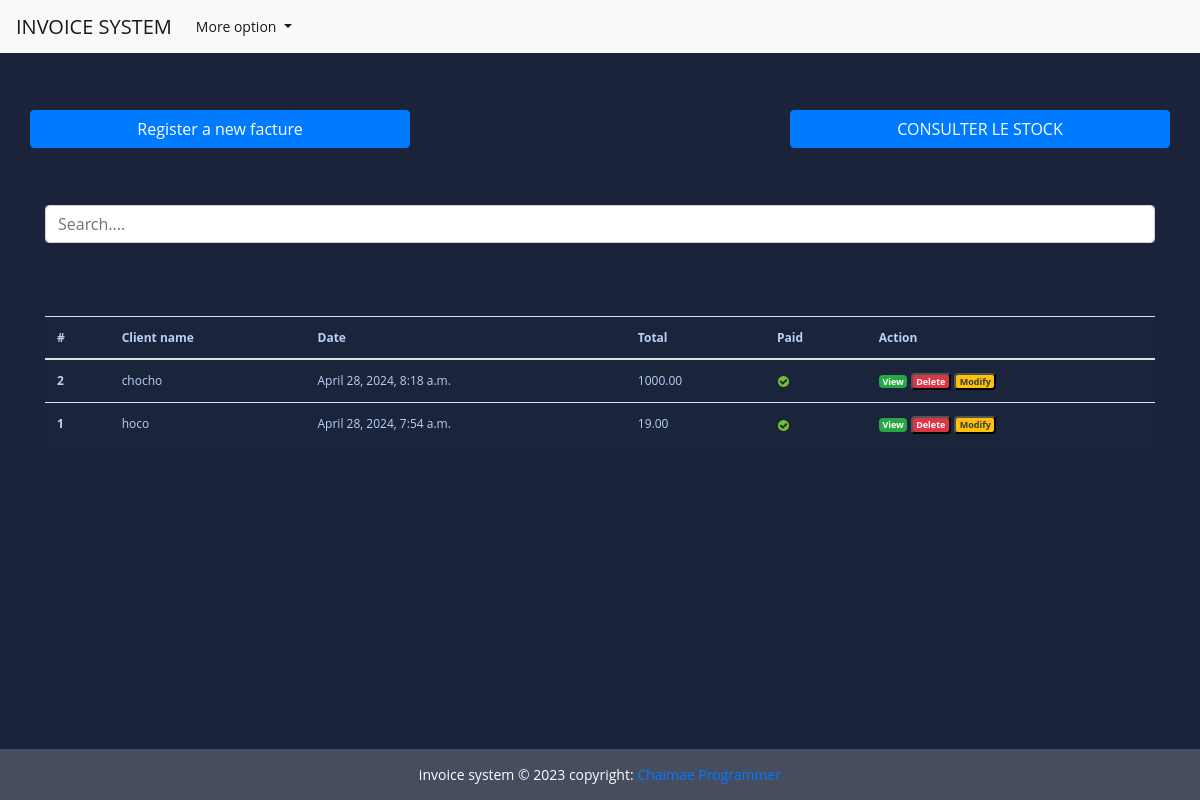
/Home, run on an earlier commit of the app's database.
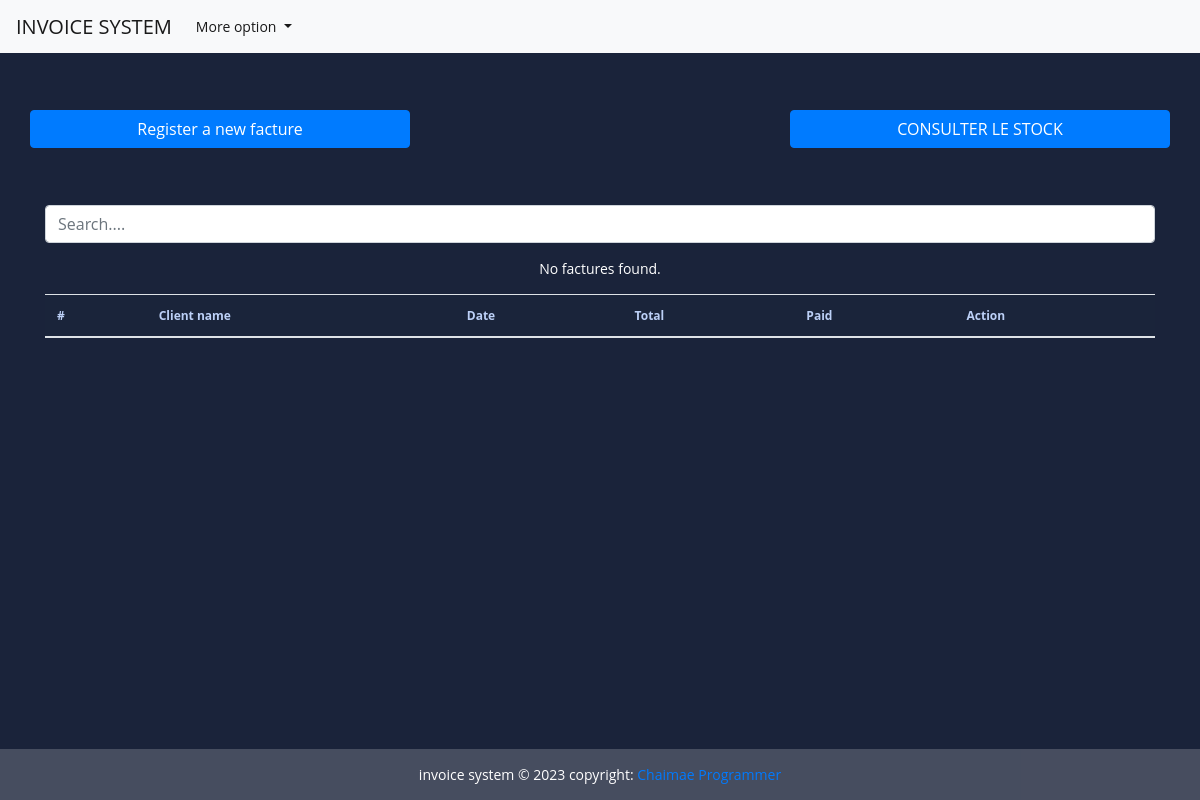
And on a later commit of the database.
### stock/models.py (models this page shows, shortened)
class Facture(models.Model):
     client = models.CharField(max_length=132)
     facture_date_time = models.DateTimeField(null = True , auto_now_add=True)
     save_by = models.ForeignKey(User, on_delete=models.PROTECT )
     total = models.DecimalField(max_digits=10, decimal_places=2)
     last_update_date = models.DateTimeField(null = True, blank=True)
     paid = models.BooleanField(default=False)
     class Meta:
          verbose_name = "Facture"
          verbose_name_plural ="Factures"

### stock/views.py (the view, shortened to what this page needs)
# urls.py: path('Home' ,views.HomeView.as_view() , name='Home'),
class HomeView(View):
    templates_name='html/index.html'
    factures = Facture.objects.all().order_by('-facture_date_time')
    context={
        'factures': factures
    }
    def get(self, request, *args, **kwags):
        items = pagination(request, self.factures)
        self.context['factures'] = items
        return render(request, self.templates_name, self.context)

### stock/utils.py (called while the page is built)
def pagination(request, factures):
        default_page = 1
        page = request.GET.get('page', default_page)
        items_per_page = 5
        paginator = Paginator(factures, items_per_page)
        try:
            items_page = paginator.page(page)
        except PageNotAnInteger:
            items_page = paginator.page(default_page)
        except EmptyPage:
            items_page = paginator.page(paginator.num_pages)
        return items_page

### stock/templates/html/index.html (shortened to what this page needs)
{% extends "html/login.html"%}
{% load static %}
{% block content %}
 <br><br>
 <div class="row">
    <a href="{% url 'add-facture'%}" class="btn col-md-4 btn-primary">
        Register a new facture
    </a>
    <a href="#" class="btn col-md-4">
    </a>
    <a href="{% url 'consulte-Stock'%}" class="btn col-md-4 btn-primary">
        CONSULTER LE STOCK
    </a>
 </div>
 <br><br><br>
 <div class="form-group ">
   <input id="search" class="form-control" type="text" placeholder="Search....">
 </div>
 <div>
     <table class="table table-striped-colums">
        <thead>
            <TR>
            <th scope="col">#</th>
            <th scope="col">Client name</th>
            <th scope="col"> Date</th>
            <th scope="col"> Total</th>
            <th scope="col"> Paid</th>
            <th scope="col"> Action</th>
            </TR>
        </thead>
        <tbody id="myTable">
         {% if factures %}
         {% for facture in factures %}
         <tr>
            <th scope="row">{{ facture.pk }}</th>
            <td>{{facture.client}}</td>
            <td>{{facture.facture_date_time }}</td>
            <td>{{ facture.total }}</td>
            <td>
               {% if facture.paid %}
               <img src="{% static 'image/icon-yes.svg' %}" alt="True">
               {% else %}
               <img src="{% static 'image/icon-no.svg' %}" alt="False">
               {% endif %}
            </td>
            <td>
               <a href="{% url 'facture' pk=facture.pk  %}" title="Detail" class="badge text-white bg-success m-30">View</a>
               <button id="btn-invoice-sup" type="button" data-toggle="modal" data-target="#supprimer"
                  class="badge text-white bg-danger m-20" title="Supprimer" data-id="{{ facture.pk }}"
                  data-customer="{{facture.client}}">Delete
               </button>
               <button id="btn-invoice-mod" type="button" data-toggle="modal" title="Modifier" data-target="#modifier"
                  data-id="{{facture.pk}}" data-customer="{{facture.client}}"
                  class="badge text-dark bg-warning m-20"> Modify
               </button>
            </td>
         </tr>
         {% endfor %}
         <br><br><br>
         {% else %}
         <p class="text-center text-white">No factures found.</p>
         {% endif %}
      </tbody>
     </table>
 </div>
 <br><br>
{% endblock content %}

What changed in the data, as far as the page shows it:
removed Facture: pk "2", client "chocho", facture_date_time "April 28, 2024, 8:18 a.m.", total "1000.00", paid True (drawn)
removed Facture: pk "1", client "hoco", facture_date_time "April 28, 2024, 7:54 a.m.", total "19.00", paid True (drawn)
Also different on the page:
text now shown: "No factures found."
